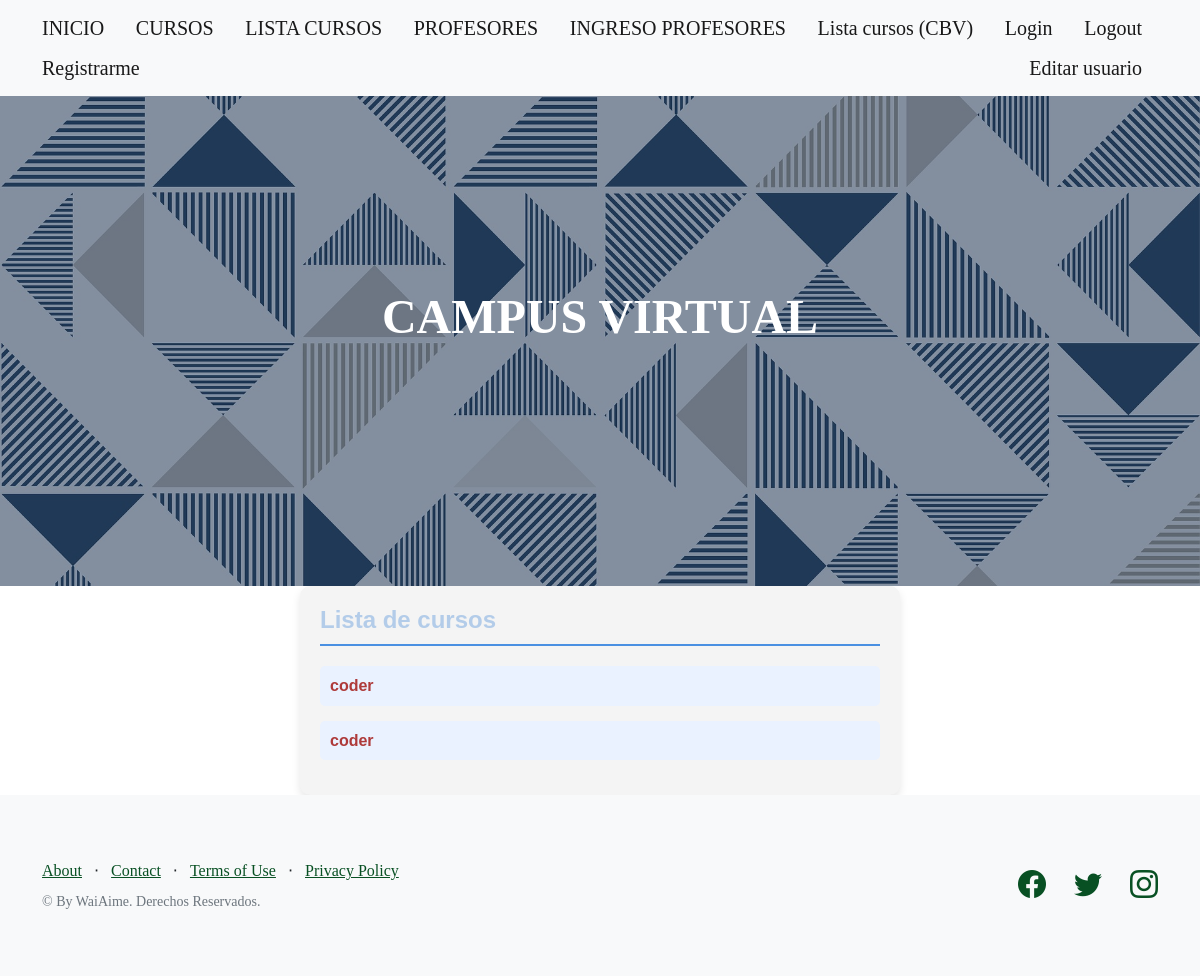
The app's page /AppCoder/cursos-lista/, older data.
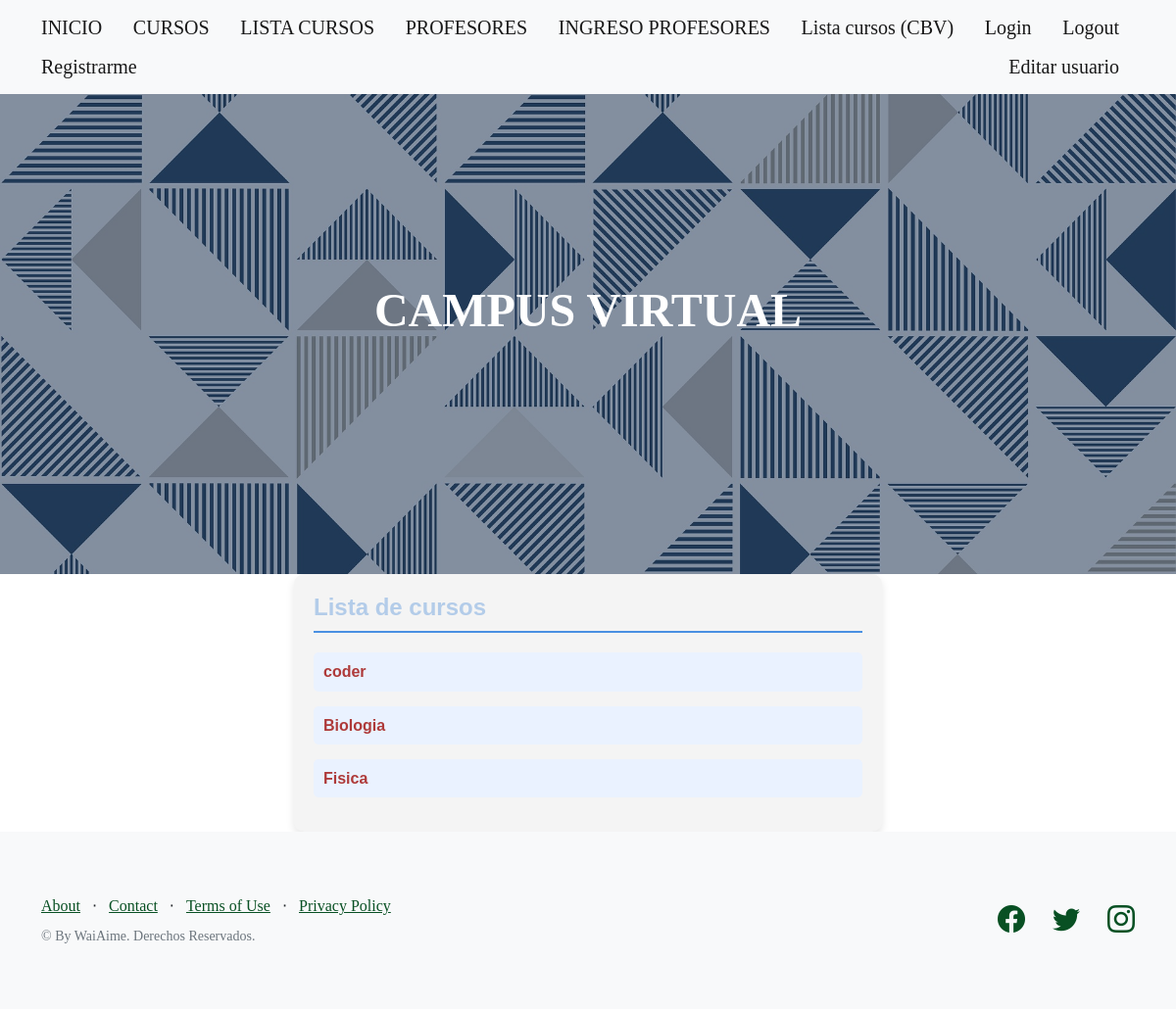
The same page, newer data.
### AppCoder/models.py (models this page shows, shortened)
class Curso(models.Model):
    curso = models.CharField(max_length=100)
    camada = models.IntegerField()

### AppCoder/views.py (the view)
# urls.py: path("cursos-lista/", cursos_crud_read_view),
def cursos_crud_read_view(request):
    cursos = Curso.objects.all()
    return render(request, "AppCoder/cursos_lista.html", {"cursos": cursos})

### AppCoder/templates/AppCoder/cursos_lista.html
{% extends "AppCoder/padre.html" %}
{% block contenidoQueCambia %}
<div style="font-family: Arial, sans-serif; padding: 20px; background-color: #f4f4f4; max-width: 600px; margin: auto; border-radius: 10px; box-shadow: 0 4px 8px rgba(0, 0, 0, 0.1);">
<h4 style="color: #b3cce9; border-bottom: 2px solid #4a90e2; padding-bottom: 10px;">Lista de cursos</h4>
<div style="margin-top: 20px;">
{% for curso in cursos %}
    <h6 style="color: #ae3a3a; background-color: #eaf2ff; padding: 10px; border-radius: 5px; margin-bottom: 15px;">{{curso.curso}}</h6>
{% endfor %}
</div>
</div>
{% endblock %}

Row changes from the older to the newer data that the page shows:
removed Curso: curso "coder"
added Curso: curso "Biologia"
added Curso: curso "Fisica"
